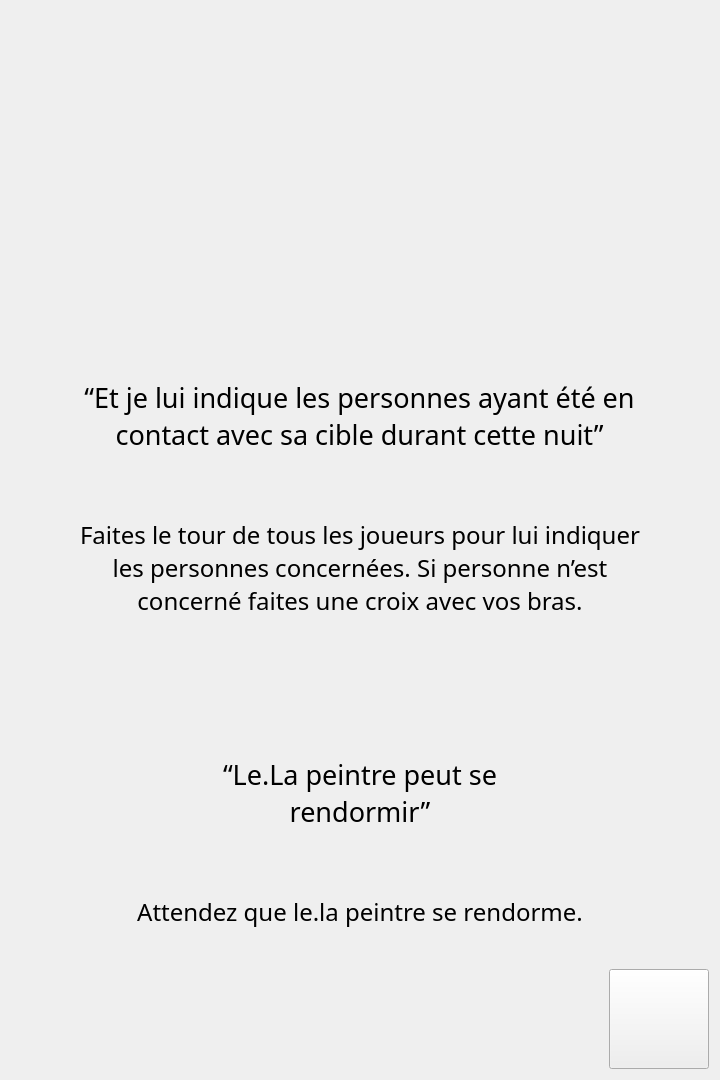
<?xml version="1.0" encoding="UTF-8"?>
<ui version="4.0">
 <class>PainterResult</class>
 <widget class="QWidget" name="PainterResult">
  <property name="geometry">
   <rect>
    <x>0</x>
    <y>0</y>
    <width>720</width>
    <height>1080</height>
   </rect>
  </property>
  <property name="sizePolicy">
   <sizepolicy hsizetype="Minimum" vsizetype="Minimum">
    <horstretch>0</horstretch>
    <verstretch>0</verstretch>
   </sizepolicy>
  </property>
  <property name="windowTitle">
   <string>Form</string>
  </property>
  <property name="styleSheet">
   <string notr="true"/>
  </property>
  <layout class="QVBoxLayout" name="verticalLayout_3">
   <property name="spacing">
    <number>0</number>
   </property>
   <item>
    <layout class="QHBoxLayout" name="horizontalLayout_7">
     <property name="spacing">
      <number>0</number>
     </property>
     <item>
      <spacer name="horizontalSpacer_6">
       <property name="orientation">
        <enum>Qt::Horizontal</enum>
       </property>
       <property name="sizeType">
        <enum>QSizePolicy::Fixed</enum>
       </property>
       <property name="sizeHint" stdset="0">
        <size>
         <width>60</width>
         <height>20</height>
        </size>
       </property>
      </spacer>
     </item>
     <item>
      <layout class="QVBoxLayout" name="verticalLayout_6">
       <property name="spacing">
        <number>0</number>
       </property>
       <item>
        <spacer name="verticalSpacer_9">
         <property name="orientation">
          <enum>Qt::Vertical</enum>
         </property>
         <property name="sizeType">
          <enum>QSizePolicy::Minimum</enum>
         </property>
         <property name="sizeHint" stdset="0">
          <size>
           <width>20</width>
           <height>40</height>
          </size>
         </property>
        </spacer>
       </item>
       <item>
        <widget class="PainterTurnImg" name="painterTurnImg">
         <property name="sizePolicy">
          <sizepolicy hsizetype="MinimumExpanding" vsizetype="MinimumExpanding">
           <horstretch>0</horstretch>
           <verstretch>0</verstretch>
          </sizepolicy>
         </property>
         <property name="minimumSize">
          <size>
           <width>200</width>
           <height>200</height>
          </size>
         </property>
         <property name="maximumSize">
          <size>
           <width>720</width>
           <height>720</height>
          </size>
         </property>
         <property name="font">
          <font>
           <family>Bebas Neue</family>
           <pointsize>18</pointsize>
           <weight>50</weight>
           <italic>false</italic>
           <bold>false</bold>
          </font>
         </property>
         <property name="text">
          <string/>
         </property>
         <property name="alignment">
          <set>Qt::AlignCenter</set>
         </property>
        </widget>
       </item>
       <item>
        <spacer name="verticalSpacer_11">
         <property name="orientation">
          <enum>Qt::Vertical</enum>
         </property>
         <property name="sizeType">
          <enum>QSizePolicy::Fixed</enum>
         </property>
         <property name="sizeHint" stdset="0">
          <size>
           <width>20</width>
           <height>40</height>
          </size>
         </property>
        </spacer>
       </item>
       <item>
        <layout class="QHBoxLayout" name="horizontalLayout_2">
         <item>
          <spacer name="horizontalSpacer_10">
           <property name="orientation">
            <enum>Qt::Horizontal</enum>
           </property>
           <property name="sizeType">
            <enum>QSizePolicy::Expanding</enum>
           </property>
           <property name="sizeHint" stdset="0">
            <size>
             <width>40</width>
             <height>20</height>
            </size>
           </property>
          </spacer>
         </item>
         <item>
          <layout class="QVBoxLayout" name="quoteBox_3">
           <property name="spacing">
            <number>0</number>
           </property>
           <item>
            <layout class="QHBoxLayout" name="horizontalLayout_8">
             <property name="spacing">
              <number>0</number>
             </property>
             <item>
              <widget class="LineQuote" name="topLeftLine_3">
               <property name="sizePolicy">
                <sizepolicy hsizetype="Minimum" vsizetype="Fixed">
                 <horstretch>0</horstretch>
                 <verstretch>0</verstretch>
                </sizepolicy>
               </property>
               <property name="minimumSize">
                <size>
                 <width>0</width>
                 <height>25</height>
                </size>
               </property>
               <property name="maximumSize">
                <size>
                 <width>16777215</width>
                 <height>25</height>
                </size>
               </property>
               <property name="text">
                <string/>
               </property>
              </widget>
             </item>
             <item>
              <widget class="ArrowQuote" name="topArrow_3">
               <property name="sizePolicy">
                <sizepolicy hsizetype="Fixed" vsizetype="Fixed">
                 <horstretch>0</horstretch>
                 <verstretch>0</verstretch>
                </sizepolicy>
               </property>
               <property name="minimumSize">
                <size>
                 <width>25</width>
                 <height>25</height>
                </size>
               </property>
               <property name="maximumSize">
                <size>
                 <width>25</width>
                 <height>25</height>
                </size>
               </property>
               <property name="text">
                <string/>
               </property>
              </widget>
             </item>
             <item>
              <widget class="LineQuote" name="topRightLine_3">
               <property name="sizePolicy">
                <sizepolicy hsizetype="Minimum" vsizetype="Fixed">
                 <horstretch>0</horstretch>
                 <verstretch>0</verstretch>
                </sizepolicy>
               </property>
               <property name="minimumSize">
                <size>
                 <width>0</width>
                 <height>25</height>
                </size>
               </property>
               <property name="maximumSize">
                <size>
                 <width>16777215</width>
                 <height>25</height>
                </size>
               </property>
               <property name="text">
                <string/>
               </property>
              </widget>
             </item>
            </layout>
           </item>
           <item>
            <widget class="QuoteText" name="awakeQuoteNight_3">
             <property name="sizePolicy">
              <sizepolicy hsizetype="MinimumExpanding" vsizetype="Fixed">
               <horstretch>0</horstretch>
               <verstretch>0</verstretch>
              </sizepolicy>
             </property>
             <property name="minimumSize">
              <size>
               <width>0</width>
               <height>0</height>
              </size>
             </property>
             <property name="font">
              <font>
               <family>Imbue</family>
               <pointsize>20</pointsize>
               <weight>50</weight>
               <italic>false</italic>
               <bold>false</bold>
              </font>
             </property>
             <property name="text">
              <string>“Et je lui indique les personnes ayant été en contact avec sa cible durant cette nuit”</string>
             </property>
             <property name="textFormat">
              <enum>Qt::PlainText</enum>
             </property>
             <property name="alignment">
              <set>Qt::AlignCenter</set>
             </property>
             <property name="wordWrap">
              <bool>true</bool>
             </property>
            </widget>
           </item>
           <item>
            <layout class="QHBoxLayout" name="horizontalLayout_10">
             <property name="spacing">
              <number>0</number>
             </property>
             <item>
              <widget class="ReversedLineQuote" name="bottomLeftLine_3">
               <property name="sizePolicy">
                <sizepolicy hsizetype="Expanding" vsizetype="Fixed">
                 <horstretch>0</horstretch>
                 <verstretch>0</verstretch>
                </sizepolicy>
               </property>
               <property name="minimumSize">
                <size>
                 <width>0</width>
                 <height>25</height>
                </size>
               </property>
               <property name="maximumSize">
                <size>
                 <width>16777215</width>
                 <height>25</height>
                </size>
               </property>
               <property name="text">
                <string/>
               </property>
              </widget>
             </item>
             <item>
              <widget class="ReversedArrowQuote" name="bottomArrow_3">
               <property name="sizePolicy">
                <sizepolicy hsizetype="Fixed" vsizetype="Fixed">
                 <horstretch>0</horstretch>
                 <verstretch>0</verstretch>
                </sizepolicy>
               </property>
               <property name="minimumSize">
                <size>
                 <width>25</width>
                 <height>25</height>
                </size>
               </property>
               <property name="maximumSize">
                <size>
                 <width>25</width>
                 <height>25</height>
                </size>
               </property>
               <property name="text">
                <string/>
               </property>
              </widget>
             </item>
             <item>
              <widget class="ReversedLineQuote" name="bottomRightLine_3">
               <property name="sizePolicy">
                <sizepolicy hsizetype="Expanding" vsizetype="Fixed">
                 <horstretch>0</horstretch>
                 <verstretch>0</verstretch>
                </sizepolicy>
               </property>
               <property name="minimumSize">
                <size>
                 <width>0</width>
                 <height>25</height>
                </size>
               </property>
               <property name="maximumSize">
                <size>
                 <width>16777215</width>
                 <height>25</height>
                </size>
               </property>
               <property name="text">
                <string/>
               </property>
              </widget>
             </item>
            </layout>
           </item>
          </layout>
         </item>
         <item>
          <spacer name="horizontalSpacer_7">
           <property name="orientation">
            <enum>Qt::Horizontal</enum>
           </property>
           <property name="sizeType">
            <enum>QSizePolicy::Expanding</enum>
           </property>
           <property name="sizeHint" stdset="0">
            <size>
             <width>40</width>
             <height>20</height>
            </size>
           </property>
          </spacer>
         </item>
        </layout>
       </item>
       <item>
        <spacer name="verticalSpacer_12">
         <property name="orientation">
          <enum>Qt::Vertical</enum>
         </property>
         <property name="sizeType">
          <enum>QSizePolicy::Fixed</enum>
         </property>
         <property name="sizeHint" stdset="0">
          <size>
           <width>20</width>
           <height>40</height>
          </size>
         </property>
        </spacer>
       </item>
       <item>
        <widget class="HelperText" name="awakeHelp_2">
         <property name="sizePolicy">
          <sizepolicy hsizetype="Expanding" vsizetype="Fixed">
           <horstretch>0</horstretch>
           <verstretch>0</verstretch>
          </sizepolicy>
         </property>
         <property name="minimumSize">
          <size>
           <width>0</width>
           <height>0</height>
          </size>
         </property>
         <property name="font">
          <font>
           <family>Bebas Neue</family>
           <pointsize>18</pointsize>
           <weight>50</weight>
           <italic>false</italic>
           <bold>false</bold>
           <kerning>true</kerning>
          </font>
         </property>
         <property name="text">
          <string>Faites le tour de tous les joueurs pour lui indiquer les personnes concernées. Si personne n’est concerné faites une croix avec vos bras.</string>
         </property>
         <property name="textFormat">
          <enum>Qt::PlainText</enum>
         </property>
         <property name="alignment">
          <set>Qt::AlignCenter</set>
         </property>
         <property name="wordWrap">
          <bool>true</bool>
         </property>
        </widget>
       </item>
       <item>
        <spacer name="verticalSpacer_13">
         <property name="orientation">
          <enum>Qt::Vertical</enum>
         </property>
         <property name="sizeType">
          <enum>QSizePolicy::Fixed</enum>
         </property>
         <property name="sizeHint" stdset="0">
          <size>
           <width>20</width>
           <height>40</height>
          </size>
         </property>
        </spacer>
       </item>
       <item>
        <widget class="HelperText" name="aliveMutants">
         <property name="sizePolicy">
          <sizepolicy hsizetype="Expanding" vsizetype="Fixed">
           <horstretch>0</horstretch>
           <verstretch>0</verstretch>
          </sizepolicy>
         </property>
         <property name="minimumSize">
          <size>
           <width>0</width>
           <height>0</height>
          </size>
         </property>
         <property name="font">
          <font>
           <family>Bebas Neue</family>
           <pointsize>18</pointsize>
           <weight>50</weight>
           <italic>false</italic>
           <bold>false</bold>
           <underline>true</underline>
           <kerning>true</kerning>
          </font>
         </property>
         <property name="text">
          <string/>
         </property>
         <property name="textFormat">
          <enum>Qt::PlainText</enum>
         </property>
         <property name="alignment">
          <set>Qt::AlignCenter</set>
         </property>
         <property name="wordWrap">
          <bool>true</bool>
         </property>
        </widget>
       </item>
       <item>
        <spacer name="verticalSpacer_17">
         <property name="orientation">
          <enum>Qt::Vertical</enum>
         </property>
         <property name="sizeType">
          <enum>QSizePolicy::Fixed</enum>
         </property>
         <property name="sizeHint" stdset="0">
          <size>
           <width>20</width>
           <height>40</height>
          </size>
         </property>
        </spacer>
       </item>
       <item>
        <layout class="QHBoxLayout" name="horizontalLayout_3">
         <item>
          <spacer name="horizontalSpacer_11">
           <property name="orientation">
            <enum>Qt::Horizontal</enum>
           </property>
           <property name="sizeType">
            <enum>QSizePolicy::Expanding</enum>
           </property>
           <property name="sizeHint" stdset="0">
            <size>
             <width>40</width>
             <height>20</height>
            </size>
           </property>
          </spacer>
         </item>
         <item>
          <layout class="QVBoxLayout" name="quoteBox_4">
           <property name="spacing">
            <number>0</number>
           </property>
           <item>
            <layout class="QHBoxLayout" name="horizontalLayout_11">
             <property name="spacing">
              <number>0</number>
             </property>
             <item>
              <widget class="LineQuote" name="topLeftLine_4">
               <property name="sizePolicy">
                <sizepolicy hsizetype="Minimum" vsizetype="Fixed">
                 <horstretch>0</horstretch>
                 <verstretch>0</verstretch>
                </sizepolicy>
               </property>
               <property name="minimumSize">
                <size>
                 <width>0</width>
                 <height>25</height>
                </size>
               </property>
               <property name="maximumSize">
                <size>
                 <width>16777215</width>
                 <height>25</height>
                </size>
               </property>
               <property name="text">
                <string/>
               </property>
              </widget>
             </item>
             <item>
              <widget class="ArrowQuote" name="topArrow_4">
               <property name="sizePolicy">
                <sizepolicy hsizetype="Fixed" vsizetype="Fixed">
                 <horstretch>0</horstretch>
                 <verstretch>0</verstretch>
                </sizepolicy>
               </property>
               <property name="minimumSize">
                <size>
                 <width>25</width>
                 <height>25</height>
                </size>
               </property>
               <property name="maximumSize">
                <size>
                 <width>25</width>
                 <height>25</height>
                </size>
               </property>
               <property name="text">
                <string/>
               </property>
              </widget>
             </item>
             <item>
              <widget class="LineQuote" name="topRightLine_4">
               <property name="sizePolicy">
                <sizepolicy hsizetype="Minimum" vsizetype="Fixed">
                 <horstretch>0</horstretch>
                 <verstretch>0</verstretch>
                </sizepolicy>
               </property>
               <property name="minimumSize">
                <size>
                 <width>0</width>
                 <height>25</height>
                </size>
               </property>
               <property name="maximumSize">
                <size>
                 <width>16777215</width>
                 <height>25</height>
                </size>
               </property>
               <property name="text">
                <string/>
               </property>
              </widget>
             </item>
            </layout>
           </item>
           <item>
            <widget class="QuoteText" name="awakeQuoteNight_4">
             <property name="sizePolicy">
              <sizepolicy hsizetype="MinimumExpanding" vsizetype="Fixed">
               <horstretch>0</horstretch>
               <verstretch>0</verstretch>
              </sizepolicy>
             </property>
             <property name="minimumSize">
              <size>
               <width>0</width>
               <height>0</height>
              </size>
             </property>
             <property name="font">
              <font>
               <family>Imbue</family>
               <pointsize>20</pointsize>
               <weight>50</weight>
               <italic>false</italic>
               <bold>false</bold>
              </font>
             </property>
             <property name="text">
              <string>“Le.La peintre peut se rendormir”</string>
             </property>
             <property name="textFormat">
              <enum>Qt::PlainText</enum>
             </property>
             <property name="alignment">
              <set>Qt::AlignCenter</set>
             </property>
             <property name="wordWrap">
              <bool>true</bool>
             </property>
            </widget>
           </item>
           <item>
            <layout class="QHBoxLayout" name="horizontalLayout_12">
             <property name="spacing">
              <number>0</number>
             </property>
             <item>
              <widget class="ReversedLineQuote" name="bottomLeftLine_4">
               <property name="sizePolicy">
                <sizepolicy hsizetype="Expanding" vsizetype="Fixed">
                 <horstretch>0</horstretch>
                 <verstretch>0</verstretch>
                </sizepolicy>
               </property>
               <property name="minimumSize">
                <size>
                 <width>0</width>
                 <height>25</height>
                </size>
               </property>
               <property name="maximumSize">
                <size>
                 <width>16777215</width>
                 <height>25</height>
                </size>
               </property>
               <property name="text">
                <string/>
               </property>
              </widget>
             </item>
             <item>
              <widget class="ReversedArrowQuote" name="bottomArrow_4">
               <property name="sizePolicy">
                <sizepolicy hsizetype="Fixed" vsizetype="Fixed">
                 <horstretch>0</horstretch>
                 <verstretch>0</verstretch>
                </sizepolicy>
               </property>
               <property name="minimumSize">
                <size>
                 <width>25</width>
                 <height>25</height>
                </size>
               </property>
               <property name="maximumSize">
                <size>
                 <width>25</width>
                 <height>25</height>
                </size>
               </property>
               <property name="text">
                <string/>
               </property>
              </widget>
             </item>
             <item>
              <widget class="ReversedLineQuote" name="bottomRightLine_4">
               <property name="sizePolicy">
                <sizepolicy hsizetype="Expanding" vsizetype="Fixed">
                 <horstretch>0</horstretch>
                 <verstretch>0</verstretch>
                </sizepolicy>
               </property>
               <property name="minimumSize">
                <size>
                 <width>0</width>
                 <height>25</height>
                </size>
               </property>
               <property name="maximumSize">
                <size>
                 <width>16777215</width>
                 <height>25</height>
                </size>
               </property>
               <property name="text">
                <string/>
               </property>
              </widget>
             </item>
            </layout>
           </item>
          </layout>
         </item>
         <item>
          <spacer name="horizontalSpacer_12">
           <property name="orientation">
            <enum>Qt::Horizontal</enum>
           </property>
           <property name="sizeType">
            <enum>QSizePolicy::Expanding</enum>
           </property>
           <property name="sizeHint" stdset="0">
            <size>
             <width>40</width>
             <height>20</height>
            </size>
           </property>
          </spacer>
         </item>
        </layout>
       </item>
       <item>
        <spacer name="verticalSpacer_14">
         <property name="orientation">
          <enum>Qt::Vertical</enum>
         </property>
         <property name="sizeType">
          <enum>QSizePolicy::Fixed</enum>
         </property>
         <property name="sizeHint" stdset="0">
          <size>
           <width>20</width>
           <height>40</height>
          </size>
         </property>
        </spacer>
       </item>
       <item>
        <widget class="HelperText" name="awakeHelp_3">
         <property name="sizePolicy">
          <sizepolicy hsizetype="Expanding" vsizetype="Fixed">
           <horstretch>0</horstretch>
           <verstretch>0</verstretch>
          </sizepolicy>
         </property>
         <property name="minimumSize">
          <size>
           <width>0</width>
           <height>0</height>
          </size>
         </property>
         <property name="font">
          <font>
           <family>Bebas Neue</family>
           <pointsize>18</pointsize>
           <weight>50</weight>
           <italic>false</italic>
           <bold>false</bold>
           <kerning>true</kerning>
          </font>
         </property>
         <property name="text">
          <string>Attendez que le.la peintre se rendorme.</string>
         </property>
         <property name="textFormat">
          <enum>Qt::PlainText</enum>
         </property>
         <property name="alignment">
          <set>Qt::AlignCenter</set>
         </property>
         <property name="wordWrap">
          <bool>true</bool>
         </property>
        </widget>
       </item>
       <item>
        <spacer name="verticalSpacer_16">
         <property name="orientation">
          <enum>Qt::Vertical</enum>
         </property>
         <property name="sizeType">
          <enum>QSizePolicy::Minimum</enum>
         </property>
         <property name="sizeHint" stdset="0">
          <size>
           <width>20</width>
           <height>40</height>
          </size>
         </property>
        </spacer>
       </item>
      </layout>
     </item>
     <item>
      <spacer name="horizontalSpacer_13">
       <property name="orientation">
        <enum>Qt::Horizontal</enum>
       </property>
       <property name="sizeType">
        <enum>QSizePolicy::Fixed</enum>
       </property>
       <property name="sizeHint" stdset="0">
        <size>
         <width>60</width>
         <height>20</height>
        </size>
       </property>
      </spacer>
     </item>
    </layout>
   </item>
   <item alignment="Qt::AlignRight">
    <widget class="QPushButton" name="nextNightButton">
     <property name="sizePolicy">
      <sizepolicy hsizetype="Fixed" vsizetype="Fixed">
       <horstretch>0</horstretch>
       <verstretch>0</verstretch>
      </sizepolicy>
     </property>
     <property name="minimumSize">
      <size>
       <width>100</width>
       <height>100</height>
      </size>
     </property>
     <property name="text">
      <string/>
     </property>
    </widget>
   </item>
  </layout>
 </widget>
 <customwidgets>
  <customwidget>
   <class>HelperText</class>
   <extends>QLabel</extends>
   <header>CoreApp/IGraphicalHandler/Widgets/HelperText/HelperText.hpp</header>
  </customwidget>
  <customwidget>
   <class>ArrowQuote</class>
   <extends>QLabel</extends>
   <header>CoreApp/IGraphicalHandler/Widgets/QuoteBox/ArrowQuote.hpp</header>
  </customwidget>
  <customwidget>
   <class>LineQuote</class>
   <extends>QLabel</extends>
   <header>CoreApp/IGraphicalHandler/Widgets/QuoteBox/LineQuote.hpp</header>
  </customwidget>
  <customwidget>
   <class>ReversedLineQuote</class>
   <extends>QLabel</extends>
   <header>CoreApp/IGraphicalHandler/Widgets/QuoteBox/ReversedLineQuote.hpp</header>
  </customwidget>
  <customwidget>
   <class>ReversedArrowQuote</class>
   <extends>QLabel</extends>
   <header>CoreApp/IGraphicalHandler/Widgets/QuoteBox/ReversedArrowQuote.hpp</header>
  </customwidget>
  <customwidget>
   <class>QuoteText</class>
   <extends>QLabel</extends>
   <header>CoreApp/IGraphicalHandler/Widgets/QuoteBox/QuoteText.hpp</header>
  </customwidget>
  <customwidget>
   <class>PainterTurnImg</class>
   <extends>QLabel</extends>
   <header>CoreApp/IGraphicalHandler/Widgets/TurnImg/PainterTurnImg.hpp</header>
  </customwidget>
 </customwidgets>
 <resources/>
 <connections/>
</ui>
